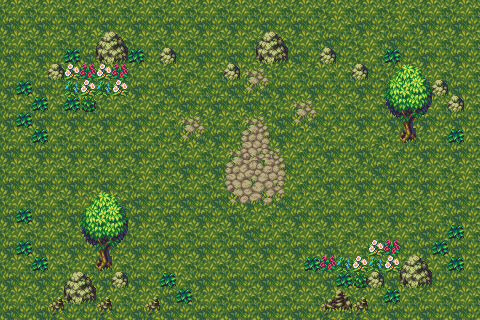

A level layout from a 2D game, rendered from its tile map. Below: a short description, then the map file with its tile-grid data intact:
An orthogonal 30x20 tile map with 16x16 px tiles, 3 tile layers (ground_layer, wall_layer, top_layer), 3 tilesets.

<map version="1.10" tiledversion="1.10.2" orientation="orthogonal" renderorder="right-down" width="30" height="20" tilewidth="16" tileheight="16" infinite="0" nextlayerid="4" nextobjectid="1">
 <properties>
  <property name="max_quantity" type="int" value="2" />
  <property name="paths_allowed" value="tttt" />
 </properties>
 <tileset firstgid="1" source="../Tilesets/ground.tsx" />
 <tileset firstgid="121" source="../Tilesets/top.tsx" />
 <tileset firstgid="223" source="../Tilesets/cliff.tsx" />
 <layer id="1" name="ground_layer" width="30" height="20">
  <data encoding="csv">
1,2,1,2,1,2,1,2,1,2,1,2,1,2,1,2,1,2,1,2,1,2,1,2,1,2,1,2,1,2,
21,22,21,22,21,22,21,22,21,22,21,22,21,22,21,22,21,22,21,22,1,2,21,22,1,2,21,22,21,22,
1,2,1,2,1,1,2,2,1,2,1,2,1,2,1,2,1,2,1,2,21,22,1,2,21,22,1,2,1,2,
21,22,21,22,21,21,22,22,21,22,21,22,21,22,21,22,21,22,21,22,21,22,1,2,21,22,21,22,21,22,
1,2,1,2,1,2,1,2,1,2,1,2,1,2,1,47,48,1,2,1,2,2,21,22,1,2,1,2,1,2,
21,22,21,22,21,22,21,22,21,22,21,1,2,22,21,67,68,21,22,21,22,22,21,22,21,22,21,22,21,22,
1,2,1,2,1,2,1,2,1,2,22,21,22,21,22,21,22,1,47,48,2,2,1,2,1,2,1,2,1,2,
21,22,21,22,21,22,21,22,21,22,2,47,48,1,2,47,48,21,67,68,22,22,21,22,21,22,21,22,21,22,
1,2,1,2,1,2,1,2,1,2,22,67,68,21,22,35,36,21,22,2,1,2,1,2,1,2,1,2,1,2,
21,22,21,22,21,22,21,22,21,22,2,1,2,1,47,89,90,48,2,22,21,22,21,1,2,22,21,22,21,22,
1,2,1,2,1,2,1,2,1,2,22,21,22,21,49,87,88,52,22,2,1,2,1,21,22,2,1,2,1,2,
21,22,21,22,21,22,21,22,1,2,2,1,2,1,69,107,108,72,2,22,21,22,21,22,21,22,21,22,1,2,
1,2,1,2,1,2,1,2,21,22,22,21,22,21,67,70,71,68,22,2,1,2,1,2,1,2,1,2,21,22,
21,22,21,22,21,22,21,22,21,22,21,22,21,22,21,1,2,22,21,22,21,22,21,22,21,22,1,2,21,22,
1,2,1,2,1,2,1,2,1,2,1,2,1,2,1,21,22,2,1,2,1,2,1,2,1,2,21,22,1,2,
21,22,21,22,21,22,21,22,21,22,21,22,21,22,21,22,21,22,21,22,21,1,2,22,21,22,21,22,21,22,
1,2,1,2,1,2,1,2,1,2,1,2,1,2,1,2,1,2,1,2,1,21,22,2,1,2,1,2,1,2,
21,22,21,22,21,22,21,22,21,22,1,2,21,22,21,22,21,22,21,22,21,22,21,22,21,22,21,22,21,22,
1,2,1,1,2,2,1,2,1,2,21,22,1,2,1,2,1,2,1,2,1,2,1,2,1,2,1,2,1,2,
21,22,21,21,22,22,21,22,21,22,21,22,21,22,21,22,21,22,21,22,21,22,21,22,21,22,21,22,21,22
</data>
 </layer>
 <layer id="2" name="wall_layer" width="30" height="20">
  <data encoding="csv">
0,0,0,0,0,0,0,0,0,0,0,0,0,0,0,0,0,0,0,0,0,0,0,0,0,0,0,0,0,0,
0,0,0,0,0,0,0,0,0,0,0,0,0,0,0,0,0,0,0,0,0,0,0,0,0,0,0,0,0,0,
0,0,0,0,0,0,0,0,0,0,0,0,0,0,0,0,0,0,0,0,0,0,0,0,0,0,0,0,0,0,
0,0,0,0,0,0,0,0,0,0,0,0,0,0,0,0,0,0,0,0,0,0,0,0,0,0,0,0,0,0,
0,0,0,0,0,0,0,0,0,0,0,0,0,0,0,0,0,0,0,0,0,0,0,0,0,0,0,0,0,0,
0,0,0,0,0,0,0,0,0,0,0,0,0,0,0,0,0,0,0,0,0,0,0,0,0,0,0,0,0,0,
0,0,0,0,0,0,0,0,0,0,0,0,0,0,0,0,0,0,0,0,0,0,0,0,0,0,0,0,0,0,
0,0,0,0,0,0,0,0,0,0,0,0,0,0,0,0,0,0,0,0,0,0,0,0,0,0,0,0,0,0,
0,0,0,0,0,0,0,0,0,0,0,0,0,0,0,0,0,0,0,0,0,0,0,0,0,0,0,0,0,0,
0,0,0,0,0,0,0,0,0,0,0,0,0,0,0,0,0,0,0,0,0,0,0,0,0,0,0,0,0,0,
0,0,0,0,0,0,0,0,0,0,0,0,0,0,0,0,0,0,0,0,0,0,0,0,0,0,0,0,0,0,
0,0,0,0,0,0,0,0,0,0,0,0,0,0,0,0,0,0,0,0,0,0,0,0,0,0,0,0,0,0,
0,0,0,0,0,0,0,0,0,0,0,0,0,0,0,0,0,0,0,0,0,0,0,0,0,0,0,0,0,0,
0,0,0,0,0,0,0,0,0,0,0,0,0,0,0,0,0,0,0,0,0,0,0,0,0,0,0,0,0,0,
0,0,0,0,0,0,0,0,0,0,0,0,0,0,0,0,0,0,0,0,0,0,0,0,0,0,0,0,0,0,
0,0,0,0,0,0,0,0,0,0,0,0,0,0,0,0,0,0,0,0,0,0,0,0,0,0,0,0,0,0,
0,0,0,0,0,0,0,0,0,0,0,0,0,0,0,0,0,0,0,0,0,0,0,0,0,0,0,0,0,0,
0,0,0,0,0,0,0,0,0,0,0,0,0,0,0,0,0,0,0,0,0,0,0,0,0,0,0,0,0,0,
0,0,0,0,0,0,0,0,0,0,0,0,0,0,0,0,0,0,0,0,0,0,0,0,0,0,0,0,0,0,
0,0,0,0,0,0,0,0,0,0,0,0,0,0,0,0,0,0,0,0,0,0,0,0,0,0,0,0,0,0
</data>
 </layer>
 <layer id="3" name="top_layer" width="30" height="20">
  <data encoding="csv">
0,0,0,0,0,0,0,0,0,0,0,0,0,0,0,0,0,0,0,0,0,0,0,0,0,0,0,0,0,0,
0,0,0,0,0,0,0,0,0,0,0,0,0,0,0,0,0,0,0,0,0,0,0,0,0,0,0,0,0,0,
0,0,0,0,0,0,194,195,0,0,0,0,0,0,0,0,194,195,0,0,0,0,0,0,0,0,0,0,0,0,
0,0,0,0,178,0,211,212,178,0,177,0,0,0,0,0,211,212,0,121,177,0,0,125,178,0,0,0,0,0,
0,0,0,177,126,127,126,127,0,0,0,0,0,0,177,0,0,0,0,0,0,0,177,0,133,134,135,0,0,0,
0,178,0,0,143,126,143,126,0,0,0,0,0,0,0,0,0,0,0,0,0,0,0,0,150,151,152,177,0,0,
0,0,178,0,178,130,0,0,0,0,0,0,0,0,0,0,0,0,0,0,0,0,0,0,167,168,169,0,177,0,
0,178,0,0,0,0,0,0,0,0,0,0,0,0,0,0,0,0,0,0,0,0,0,0,184,185,186,0,0,0,
0,0,178,0,0,0,0,0,0,0,0,0,0,0,0,0,0,0,0,0,0,0,0,0,201,202,203,0,178,0,
0,0,0,0,0,0,0,0,0,0,0,0,0,0,0,0,0,0,0,0,0,0,0,0,0,0,0,0,0,0,
0,0,0,0,0,0,0,0,0,0,0,0,0,0,0,0,0,0,0,0,0,0,0,0,0,0,0,0,0,0,
0,0,0,0,0,0,0,0,0,0,0,0,0,0,0,0,0,0,0,0,0,0,0,0,0,0,0,0,0,0,
0,0,0,0,0,133,134,135,0,0,0,0,0,0,0,0,0,0,0,0,0,0,0,0,0,0,0,0,0,0,
0,178,0,0,0,150,151,152,0,0,0,0,0,0,0,0,0,0,0,0,0,0,0,0,0,0,0,0,0,0,
0,0,0,0,0,167,168,169,0,0,0,0,0,0,0,0,0,0,0,0,0,0,0,0,0,0,0,0,178,0,
0,178,0,0,0,184,185,186,0,0,0,0,0,0,0,0,0,0,0,0,0,0,0,126,127,0,0,178,0,0,
0,0,178,0,0,201,202,203,0,0,0,0,0,0,0,0,0,0,0,178,127,143,126,143,126,194,195,0,178,0,
0,0,0,0,194,195,0,177,0,0,178,0,0,0,0,0,0,0,0,0,0,178,130,177,0,211,212,0,0,0,
0,0,0,196,211,212,196,0,0,196,0,178,0,0,0,0,0,0,0,0,197,198,196,0,178,0,0,0,0,0,
0,0,0,213,0,0,213,0,0,213,0,0,0,0,0,0,0,0,0,0,214,215,213,0,0,0,0,0,0,0
</data>
 </layer>
</map>